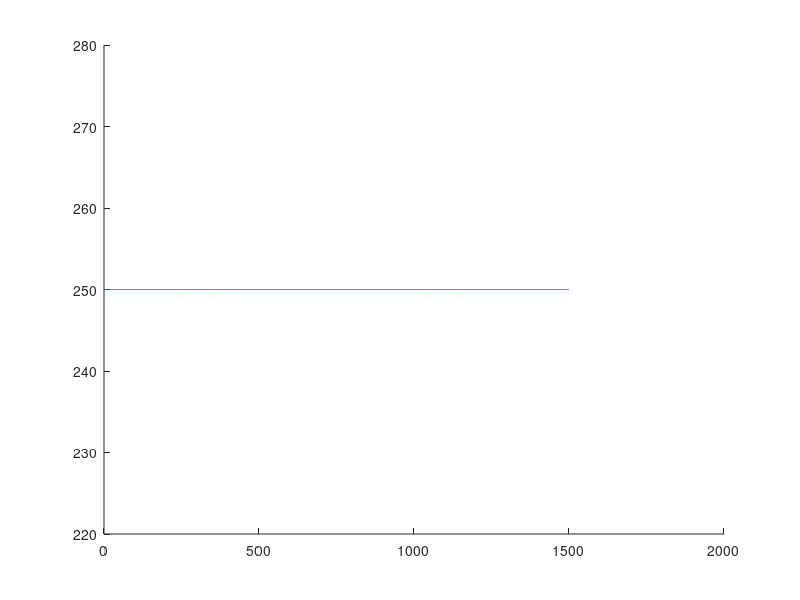

MATLAB code for this plot: (Note: this script raises an error after producing the figure.)
clear;
clf;
hold on;
frame(1:1500)=250;
plot(frame);

M=[];
D=[];
L=[];
R=[];

% for num starting cells
for k=1:100
    ancestor = experiment(100,100,0,0,2);

    pairs = mdpairs(ancestor);
    sizePairs = size(pairs,2);
    m = single(zeros(sizePairs,1));
    d = single(zeros(sizePairs,1));
    for i=1:sizePairs
       m(i) = single(pairs(i).mother.imt);
       d(i) = single(pairs(i).daughter.imt);
    end
    M=cat(2,m',M);
    D=cat(2,d',D);

    pairs = sspairs(ancestor);
    r = single(zeros(sizePairs,1));
    l = single(zeros(sizePairs,1));
    for i=1:size(pairs,2)
       l(i) = single(pairs(i).left.imt);
       r(i) = single(pairs(i).right.imt);
    end
    L=cat(2,l',L);
    R=cat(2,r',R);
end

plot(M,D,'o','MarkerSize', 5, 'linewidth', 2, 'color', [0.5,0,0,0.5]);
mdcorr = corr(M',D','type','Spearman')

plot(L,R,'*','MarkerSize', 7, 'linewidth', 1, 'color', [0,0,0.5,0.5]);
sscorr = corr(L',R','type','Spearman')





